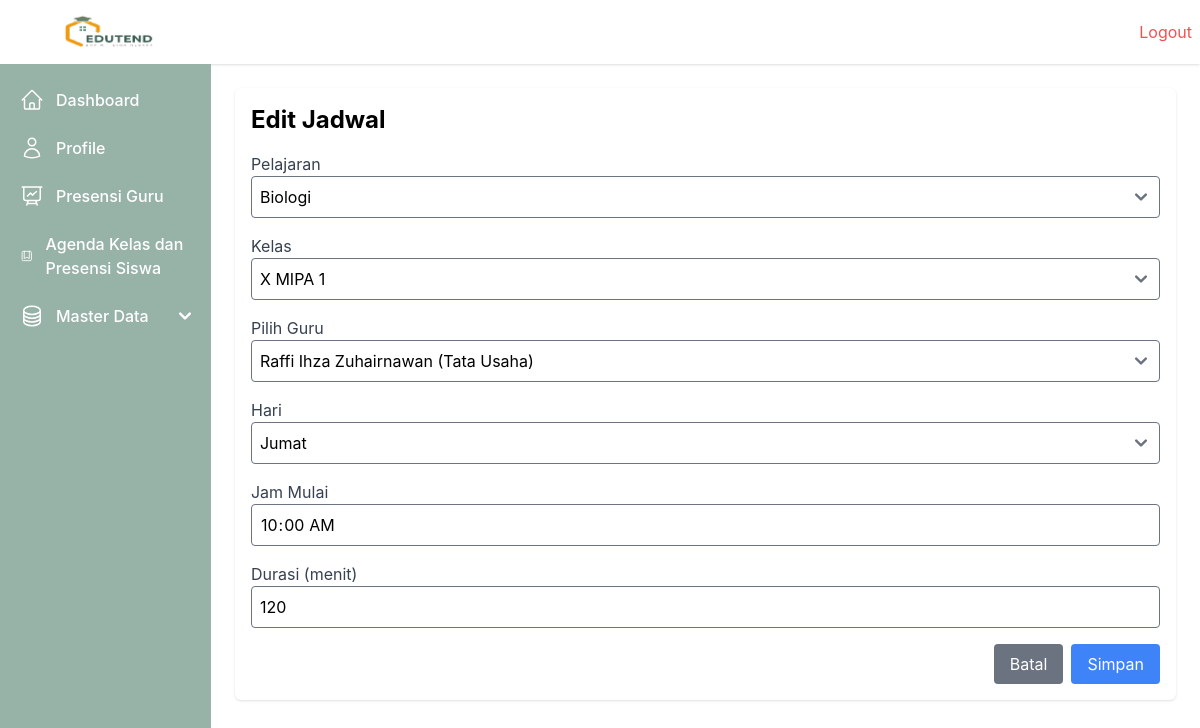
/jadwal/edit/3/ (signed in), run on the app's committed database.
### webabsensi/models.py (models this page shows, shortened)
class Schedule(models.Model):
    HARI_CHOICES = [
        ('Senin', 'Senin'),
        ('Selasa', 'Selasa'),
        ('Rabu', 'Rabu'),
        ('Kamis', 'Kamis'),
        ('Jumat', 'Jumat'),
    ]
    id_lesson = models.ForeignKey(Lesson, on_delete=models.CASCADE)
    id_class = models.ForeignKey(Class, on_delete=models.CASCADE)
    id_guru = models.ForeignKey(User, on_delete=models.CASCADE)
    hari = models.CharField(max_length=10, choices=HARI_CHOICES)
    jam_mulai = models.TimeField()
    durasi = models.IntegerField()  # dalam menit
    created_at = models.DateTimeField(auto_now_add=True)
    updated_at = models.DateTimeField(auto_now=True)

class Lesson(models.Model):
    nama_pelajaran = models.CharField(max_length=50, unique=True)
    created_at = models.DateTimeField(auto_now_add=True)
    updated_at = models.DateTimeField(auto_now=True)

class Class(models.Model):
    nama_kelas = models.CharField(max_length=50, unique=True)
    created_at = models.DateTimeField(auto_now_add=True)
    updated_at = models.DateTimeField(auto_now=True)

class User(models.Model):
    ROLE_CHOICES = [
        ('Tata Usaha', 'Tata Usaha'),
        ('Guru', 'Guru'),
        ('Kepala Sekolah', 'Kepala Sekolah'),
    ]
    GENDER_CHOICES = [
        ('L', 'Laki-laki'),
        ('P', 'Perempuan'),
    ]
    nip = models.CharField(max_length=20, unique=True)
    email = models.EmailField(unique=True)
    password = models.CharField(max_length=255)
    nama = models.CharField(max_length=50)
    gender = models.CharField(max_length=1, choices=GENDER_CHOICES)
    role = models.CharField(max_length=20, choices=ROLE_CHOICES)
    no_telepon = models.CharField(max_length=15)
    created_at = models.DateTimeField(auto_now_add=True)
    updated_at = models.DateTimeField(auto_now=True)

### webabsensi/views.py (the view)
        def wrapper(request, *args, **kwargs):
            user_id = request.session.get('user_id')
            if not user_id:
                messages.error(request, 'Anda harus login terlebih dahulu.')
                return redirect('login')
            user = User.objects.get(id=request.session['user_id'])
            if user.role not in allowed_roles:
                return render(request, '403.html', {'message': 'Anda tidak memiliki izin untuk mengakses halaman ini.'})
            request.user = user  # Tambahkan user ke request agar dapat digunakan di template
            return view_func(request, *args, **kwargs)

### webabsensi/views.py (called while the page is built, shortened)
def role_required(allowed_roles):
    def decorator(view_func):
        def wrapper(request, *args, **kwargs):
            user_id = request.session.get('user_id')
            if not user_id:
                messages.error(request, 'Anda harus login terlebih dahulu.')
                return redirect('login')
            user = User.objects.get(id=request.session['user_id'])
            if user.role not in allowed_roles:
                return render(request, '403.html', {'message': 'Anda tidak memiliki izin untuk mengakses halaman ini.'})
            request.user = user  # Tambahkan user ke request agar dapat digunakan di template
            return view_func(request, *args, **kwargs)
        return wrapper
    return decorator

@role_required(['Tata Usaha', 'Kepala Sekolah'])
def edit_schedule(request, schedule_id):
    schedule = get_object_or_404(Schedule, id=schedule_id)
    lessons = Lesson.objects.all()
    classes = Class.objects.all()
    all_users = User.objects.all()
    context = {'schedule': schedule, 'lessons': lessons, 'classes': classes, 'all_users': all_users}
    return render(request, 'schedule/edit_schedule.html', context)

### webabsensi/templates/schedule/edit_schedule.html (shortened to what this page needs)
{% extends 'base.html' %}
{% block content %}
<div class="">
    <h1 class="text-2xl font-bold mb-4">Edit Jadwal</h1>
    <form method="POST">
        <div class="mb-4">
            <label for="id_lesson" class="block text-gray-700">Pelajaran</label>
            <select name="id_lesson" id="id_lesson" class="w-full p-2 border rounded" required>
                {% for lesson in lessons %}
                <option value="{{ lesson.id }}" {% if lesson.id == schedule.id_lesson.id %}selected{% endif %}>
                    {{ lesson.nama_pelajaran }}
                </option>
                {% endfor %}
            </select>
        </div>
        <div class="mb-4">
            <label for="id_class" class="block text-gray-700">Kelas</label>
            <select name="id_class" id="id_class" class="w-full p-2 border rounded" required>
                {% for cls in classes %}
                <option value="{{ cls.id }}" {% if cls.id == schedule.id_class.id %}selected{% endif %}>
                    {{ cls.nama_kelas }}
                </option>
                {% endfor %}
            </select>
        </div>
        <div class="mb-4">
            <label for="id_guru" class="block text-gray-700">Pilih Guru</label>
            <select name="id_guru" id="id_guru" class="w-full p-2 border rounded" required>
                {% for user in all_users %}
                <option value="{{ user.id }}" {% if user.id == schedule.id_guru.id %}selected{% endif %}>
                    {{ user.nama }} ({{ user.role }})
                </option>
                {% endfor %}
            </select>
        </div>
        <div class="mb-4">
            <label for="hari" class="block text-gray-700">Hari</label>
            <select name="hari" id="hari" class="w-full p-2 border rounded" required>
                <option value="Jumat" {% if schedule.hari == "Jumat" %}selected{% endif %}>Jumat</option>
            </select>
        </div>
        <div class="mb-4">
            <label for="jam_mulai" class="block text-gray-700">Jam Mulai</label>
            <input type="time" name="jam_mulai" id="jam_mulai" value="{{ schedule.jam_mulai|date:"H:i" }}" class="w-full p-2 border rounded" required>
        </div>
        <div class="mb-4">
            <label for="durasi" class="block text-gray-700">Durasi (menit)</label>
            <input type="number" name="durasi" id="durasi" value="{{ schedule.durasi }}" class="w-full p-2 border rounded" required>
        </div>
        <div class="flex justify-end">
            <a href="{% url 'manage_schedule' %}" class="bg-gray-500 text-white px-4 py-2 rounded mr-2">Batal</a>
            <button type="submit" class="bg-blue-500 text-white px-4 py-2 rounded">Simpan</button>
        </div>
    </form>
</div>
{% endblock %}

### data on the page
Schedule: id_lesson "Biologi", id_class "X MIPA 1", id_guru "Raffi Ihza Zuhairnawan (Tata Usaha)", hari "Jumat", jam_mulai "10:00", durasi "120"
